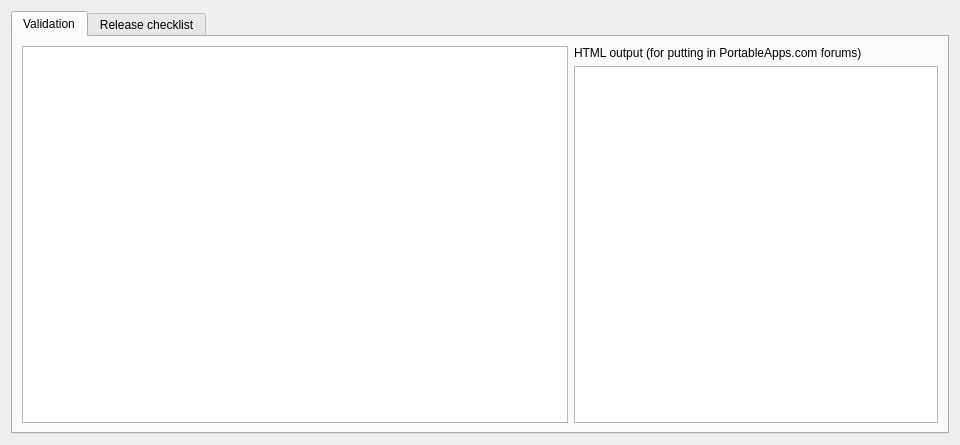
<?xml version="1.0" encoding="UTF-8"?>
<ui version="4.0">
 <class>PageTest</class>
 <widget class="QWidget" name="PageTest">
  <property name="geometry">
   <rect>
    <x>0</x>
    <y>0</y>
    <width>960</width>
    <height>445</height>
   </rect>
  </property>
  <layout class="QHBoxLayout" name="horizontalLayout">
   <item>
    <widget class="QTabWidget" name="tabwidget">
     <property name="currentIndex">
      <number>0</number>
     </property>
     <widget class="QWidget" name="validate_tab">
      <attribute name="title">
       <string>Validation</string>
      </attribute>
      <layout class="QGridLayout" name="gridLayout" columnstretch="3,2">
       <item row="0" column="0" rowspan="2">
        <widget class="QTextBrowser" name="validation_results_html"/>
       </item>
       <item row="1" column="1">
        <widget class="QPlainTextEdit" name="validation_results_plain"/>
       </item>
       <item row="0" column="1">
        <widget class="QLabel" name="label_2">
         <property name="text">
          <string>HTML output (for putting in PortableApps.com forums)</string>
         </property>
        </widget>
       </item>
      </layout>
     </widget>
     <widget class="QWidget" name="checklist_tab">
      <attribute name="title">
       <string>Release checklist</string>
      </attribute>
      <layout class="QHBoxLayout" name="horizontalLayout_2">
       <item>
        <widget class="QGroupBox" name="launcher_groupbox">
         <property name="title">
          <string>Launcher</string>
         </property>
         <layout class="QVBoxLayout" name="verticalLayout_2">
          <item>
           <widget class="QCheckBox" name="checklist_runs">
            <property name="text">
             <string>Does it run?</string>
            </property>
            <property name="tristate">
             <bool>true</bool>
            </property>
           </widget>
          </item>
          <item>
           <widget class="QCheckBox" name="checklist_run_platform">
            <property name="text">
             <string>Does it run from the PortableApps.com Platform?</string>
            </property>
            <property name="tristate">
             <bool>true</bool>
            </property>
           </widget>
          </item>
          <item>
           <widget class="QCheckBox" name="checklist_run_direct">
            <property name="text">
             <string>Does it run by running the launcher executable directly?</string>
            </property>
            <property name="tristate">
             <bool>true</bool>
            </property>
           </widget>
          </item>
          <item>
           <widget class="QCheckBox" name="checklist_workingdirectory">
            <property name="text">
             <string>Is it working directory independent?</string>
            </property>
            <property name="tristate">
             <bool>true</bool>
            </property>
           </widget>
          </item>
          <item>
           <widget class="QCheckBox" name="checklist_path_spaces">
            <property name="text">
             <string>Does it run from a path with spaces in it?</string>
            </property>
            <property name="tristate">
             <bool>true</bool>
            </property>
           </widget>
          </item>
          <item>
           <widget class="QCheckBox" name="checklist_data">
            <property name="text">
             <string>Is data stored in the Data directory?</string>
            </property>
            <property name="tristate">
             <bool>true</bool>
            </property>
           </widget>
          </item>
          <item>
           <widget class="QCheckBox" name="checklist_fresh_installation">
            <property name="text">
             <string>Does a fresh installation work?</string>
            </property>
            <property name="tristate">
             <bool>true</bool>
            </property>
           </widget>
          </item>
          <item>
           <widget class="QCheckBox" name="checklist_upgrades">
            <property name="text">
             <string>Do upgrades from a previous version work completely?</string>
            </property>
            <property name="tristate">
             <bool>true</bool>
            </property>
           </widget>
          </item>
          <item>
           <widget class="QCheckBox" name="checklist_drive_switches">
            <property name="text">
             <string>Does it run from a different drive letter?</string>
            </property>
            <property name="tristate">
             <bool>true</bool>
            </property>
           </widget>
          </item>
          <item>
           <widget class="QCheckBox" name="checklist_move_directory">
            <property name="text">
             <string>Does it run if you move the directory?</string>
            </property>
            <property name="tristate">
             <bool>true</bool>
            </property>
           </widget>
          </item>
          <item>
           <widget class="QCheckBox" name="checklist_os">
            <property name="text">
             <string>Does it run on different operating systems?</string>
            </property>
            <property name="tristate">
             <bool>true</bool>
            </property>
           </widget>
          </item>
          <item>
           <widget class="QCheckBox" name="checklist_multilingual">
            <property name="text">
             <string>If multilingual, is automatic language switching implemented?</string>
            </property>
            <property name="tristate">
             <bool>true</bool>
            </property>
           </widget>
          </item>
          <item>
           <spacer name="checklist_left_spacer">
            <property name="orientation">
             <enum>Qt::Vertical</enum>
            </property>
            <property name="sizeHint" stdset="0">
             <size>
              <width>0</width>
              <height>0</height>
             </size>
            </property>
           </spacer>
          </item>
         </layout>
        </widget>
       </item>
       <item>
        <widget class="QTextBrowser" name="checklist_help">
         <property name="source">
          <url>
           <string>qrc:/checklist.html</string>
          </url>
         </property>
         <property name="openExternalLinks">
          <bool>true</bool>
         </property>
        </widget>
       </item>
      </layout>
     </widget>
    </widget>
   </item>
  </layout>
 </widget>
 <resources/>
 <connections/>
</ui>
